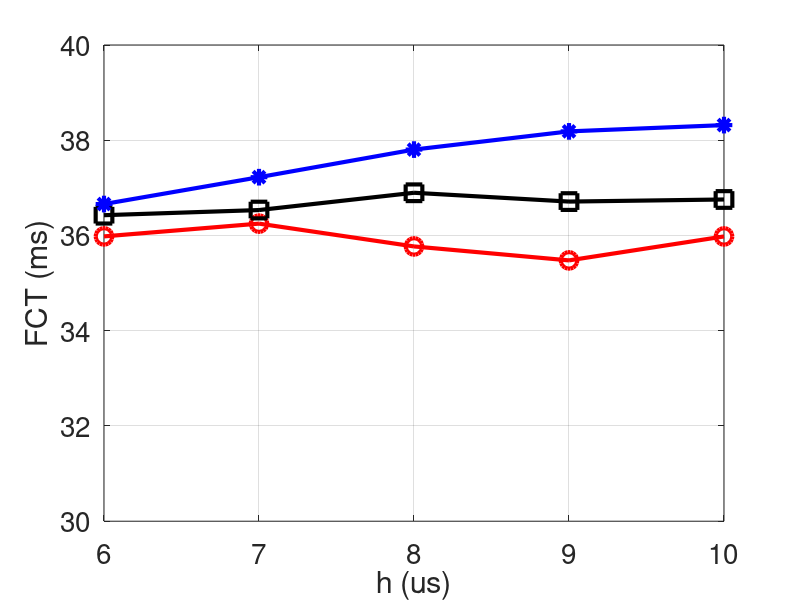

Recreate this plot in MATLAB.
clear
clc

x=[
6,
7,
8,
9,
10
];

p_5=[
35981
36249
35770
35477
35980
];

p_10=[
36426
36534
36897
36712
36756
];

p_15=[
36660
37224
37804
38186
38318
];

figure(1);
width=900;
height=480;
left=100;
bottem=0;

plot(x, p_5/1000,'-ro','LineWidth',3,...
    'MarkerSize',12);
hold on;
plot(x, p_10/1000,'-ks','LineWidth',3,...
    'MarkerSize',12);
hold on;
plot(x, p_15/1000,'-b*','LineWidth',3,...
    'MarkerSize',12);
hold on;


xlabel('h (us)','FontSize', 20)
ylabel('FCT (ms)','FontSize', 20);
set(gca, 'FontSize', 20); % set font size of tick labels
%h=legend('Pmax=5%','Pmax=10%','Pmax=15%',20,'Location', 'SouthWest');
%set(h,'FontSize',20,'LineWidth',1,'Box','off');
axis([6,10,30,40]);
grid on;
hold off;